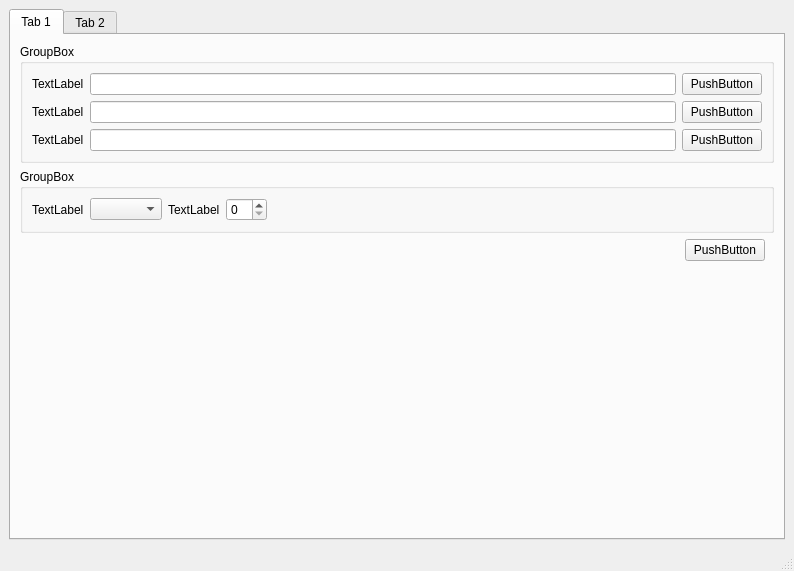
<?xml version="1.0" encoding="UTF-8"?>
<ui version="4.0">
 <class>MainWindow</class>
 <widget class="QMainWindow" name="MainWindow">
  <property name="geometry">
   <rect>
    <x>0</x>
    <y>0</y>
    <width>794</width>
    <height>571</height>
   </rect>
  </property>
  <property name="windowTitle">
   <string>MainWindow</string>
  </property>
  <widget class="QWidget" name="centralwidget">
   <layout class="QHBoxLayout" name="horizontalLayout">
    <item>
     <widget class="QTabWidget" name="tabWidget">
      <property name="currentIndex">
       <number>0</number>
      </property>
      <widget class="QWidget" name="tab">
       <attribute name="title">
        <string>Tab 1</string>
       </attribute>
       <layout class="QVBoxLayout" name="verticalLayout_3">
        <item>
         <widget class="QGroupBox" name="gb_datasrc">
          <property name="title">
           <string>GroupBox</string>
          </property>
          <layout class="QVBoxLayout" name="verticalLayout_2">
           <item>
            <layout class="QGridLayout" name="gridLayout">
             <item row="1" column="1">
              <widget class="QLineEdit" name="le_trainfname"/>
             </item>
             <item row="1" column="2">
              <widget class="QPushButton" name="pb_train">
               <property name="text">
                <string>PushButton</string>
               </property>
              </widget>
             </item>
             <item row="0" column="0">
              <widget class="QLabel" name="lbl_report">
               <property name="text">
                <string>TextLabel</string>
               </property>
              </widget>
             </item>
             <item row="0" column="1">
              <widget class="QLineEdit" name="le_repfname"/>
             </item>
             <item row="1" column="0">
              <widget class="QLabel" name="lbl_train">
               <property name="text">
                <string>TextLabel</string>
               </property>
              </widget>
             </item>
             <item row="0" column="2">
              <widget class="QPushButton" name="pb_report">
               <property name="text">
                <string>PushButton</string>
               </property>
              </widget>
             </item>
             <item row="2" column="0">
              <widget class="QLabel" name="lbl_test">
               <property name="text">
                <string>TextLabel</string>
               </property>
              </widget>
             </item>
             <item row="2" column="1">
              <widget class="QLineEdit" name="le_testfname"/>
             </item>
             <item row="2" column="2">
              <widget class="QPushButton" name="pb_test">
               <property name="text">
                <string>PushButton</string>
               </property>
              </widget>
             </item>
            </layout>
           </item>
          </layout>
         </widget>
        </item>
        <item>
         <widget class="QGroupBox" name="gb_settings">
          <property name="title">
           <string>GroupBox</string>
          </property>
          <layout class="QHBoxLayout" name="horizontalLayout_5">
           <item>
            <widget class="QLabel" name="lbl_class">
             <property name="text">
              <string>TextLabel</string>
             </property>
            </widget>
           </item>
           <item>
            <widget class="QComboBox" name="cb_class"/>
           </item>
           <item>
            <widget class="QLabel" name="lbl_clusters">
             <property name="text">
              <string>TextLabel</string>
             </property>
            </widget>
           </item>
           <item>
            <widget class="QSpinBox" name="sb_clusters"/>
           </item>
           <item>
            <spacer name="horizontalSpacer_2">
             <property name="orientation">
              <enum>Qt::Horizontal</enum>
             </property>
             <property name="sizeHint" stdset="0">
              <size>
               <width>40</width>
               <height>20</height>
              </size>
             </property>
            </spacer>
           </item>
          </layout>
         </widget>
        </item>
        <item>
         <layout class="QHBoxLayout" name="horizontalLayout_2">
          <property name="leftMargin">
           <number>9</number>
          </property>
          <property name="rightMargin">
           <number>9</number>
          </property>
          <item>
           <spacer name="horizontalSpacer">
            <property name="orientation">
             <enum>Qt::Horizontal</enum>
            </property>
            <property name="sizeHint" stdset="0">
             <size>
              <width>40</width>
              <height>20</height>
             </size>
            </property>
           </spacer>
          </item>
          <item>
           <widget class="QPushButton" name="pb_cluster">
            <property name="text">
             <string>PushButton</string>
            </property>
           </widget>
          </item>
         </layout>
        </item>
        <item>
         <spacer name="verticalSpacer">
          <property name="orientation">
           <enum>Qt::Vertical</enum>
          </property>
          <property name="sizeHint" stdset="0">
           <size>
            <width>20</width>
            <height>40</height>
           </size>
          </property>
         </spacer>
        </item>
       </layout>
      </widget>
      <widget class="QWidget" name="tab_2">
       <attribute name="title">
        <string>Tab 2</string>
       </attribute>
       <layout class="QVBoxLayout" name="verticalLayout">
        <item>
         <widget class="QTableWidget" name="tw_centers"/>
        </item>
        <item>
         <spacer name="verticalSpacer_2">
          <property name="orientation">
           <enum>Qt::Vertical</enum>
          </property>
          <property name="sizeHint" stdset="0">
           <size>
            <width>20</width>
            <height>40</height>
           </size>
          </property>
         </spacer>
        </item>
       </layout>
      </widget>
     </widget>
    </item>
   </layout>
  </widget>
  <widget class="QMenuBar" name="menubar">
   <property name="geometry">
    <rect>
     <x>0</x>
     <y>0</y>
     <width>794</width>
     <height>27</height>
    </rect>
   </property>
  </widget>
  <widget class="QStatusBar" name="statusbar"/>
 </widget>
 <resources/>
 <connections/>
</ui>
